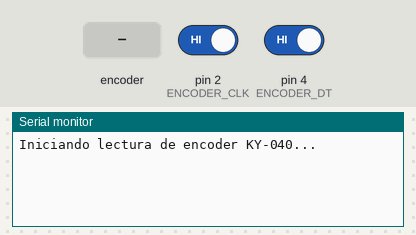
Simulated run of this program. Board: Arduino Uno, built with avr-gcc and run on an emulated ATmega328P. Parts: the last lines printed to the serial monitor. The test bench sets the inputs (shaded band); at power-on: pin 2 (ENCODER_CLK) HIGH, pin 4 (ENCODER_DT) HIGH.

Above: at 1.2 s.
1.3 s: rotary encoder on pin 2 (ENCODER_CLK) / pin 4 (ENCODER_DT) turned 1 step (first pin leading)
At 2.4 s:
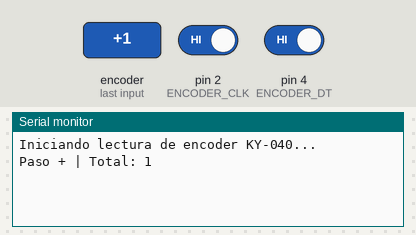
3.0 s: rotary encoder on pin 2 (ENCODER_CLK) / pin 4 (ENCODER_DT) turned 1 step (first pin leading)
At 3.7 s:
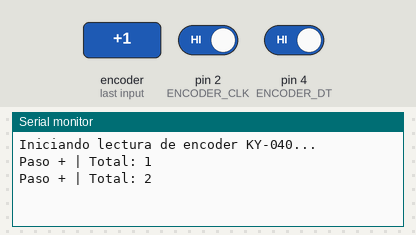

The program:

main.cpp
```cpp
#include <Arduino.h>

// Pines del encoder KY-040
#define ENCODER_CLK 2
#define ENCODER_DT 4

volatile int encoderCount = 0; //p ara contar los movimientos del encoder
int lastClkState; // se guarda el último estado del pin CLK

void setup() {
  Serial.begin(9600);
  pinMode(ENCODER_CLK, INPUT_PULLUP);
  pinMode(ENCODER_DT, INPUT_PULLUP);
  lastClkState = digitalRead(ENCODER_CLK);
  Serial.println("Iniciando lectura de encoder KY-040...");
}

void loop() {
  //Se le el es tado y se verifica si ha cambiado
  int clkState = digitalRead(ENCODER_CLK);
  if (clkState != lastClkState) {
    if (clkState == HIGH) {
      int dtState = digitalRead(ENCODER_DT);
      if (dtState == LOW) {
        encoderCount++;
        Serial.print("Paso + | Total: ");
        Serial.println(encoderCount);
      } else {
        encoderCount--;
        Serial.print("Paso - | Total: ");
        Serial.println(encoderCount);
      }
    }
  }
  lastClkState = clkState;
  delay(1); // evitar rebotes
}
```

Measured:
- after the input at 1.3 s, the serial monitor: prints a new line after 0.05 s (image 1)
- after the input at 3.0 s, the serial monitor: prints a new line after 0.05 s (image 2)
